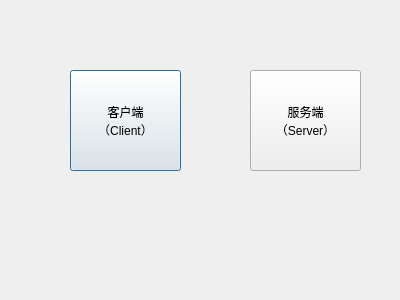
<?xml version="1.0" encoding="UTF-8"?>
<ui version="4.0">
 <class>login</class>
 <widget class="QDialog" name="login">
  <property name="geometry">
   <rect>
    <x>0</x>
    <y>0</y>
    <width>400</width>
    <height>300</height>
   </rect>
  </property>
  <property name="windowTitle">
   <string>Dialog</string>
  </property>
  <widget class="QPushButton" name="pushButton">
   <property name="geometry">
    <rect>
     <x>70</x>
     <y>70</y>
     <width>111</width>
     <height>101</height>
    </rect>
   </property>
   <property name="text">
    <string>客户端
（Client）</string>
   </property>
  </widget>
  <widget class="QPushButton" name="pushButton_2">
   <property name="geometry">
    <rect>
     <x>250</x>
     <y>70</y>
     <width>111</width>
     <height>101</height>
    </rect>
   </property>
   <property name="text">
    <string>服务端
（Server）</string>
   </property>
  </widget>
 </widget>
 <resources/>
 <connections/>
</ui>
